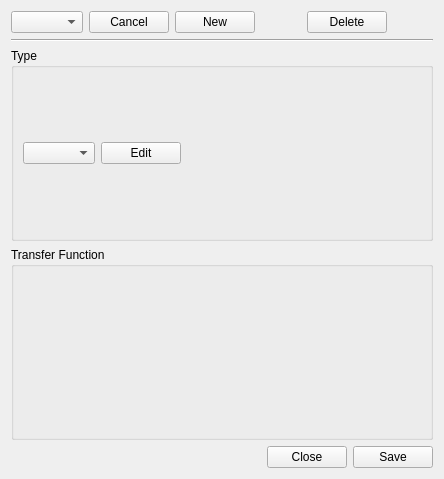
<?xml version="1.0" encoding="UTF-8"?>
<ui version="4.0">
 <class>HounsfieldEditor</class>
 <widget class="QWidget" name="HounsfieldEditor">
  <property name="geometry">
   <rect>
    <x>0</x>
    <y>0</y>
    <width>444</width>
    <height>479</height>
   </rect>
  </property>
  <property name="windowTitle">
   <string>Hounsfield Editor</string>
  </property>
  <layout class="QVBoxLayout" name="verticalLayout_3">
   <item>
    <layout class="QHBoxLayout" name="horizontalLayout">
     <item>
      <widget class="QComboBox" name="scalesCombo"/>
     </item>
     <item>
      <widget class="QPushButton" name="cancelButton">
       <property name="text">
        <string>Cancel</string>
       </property>
       <property name="icon">
        <iconset resource="resources.qrc">
         <normaloff>:/static/default/icon/22x22/process-stop.png</normaloff>:/static/default/icon/22x22/process-stop.png</iconset>
       </property>
      </widget>
     </item>
     <item>
      <widget class="QPushButton" name="newScaleButton">
       <property name="text">
        <string>New</string>
       </property>
       <property name="icon">
        <iconset resource="resources.qrc">
         <normaloff>:/static/default/icon/22x22/document-new.png</normaloff>:/static/default/icon/22x22/document-new.png</iconset>
       </property>
      </widget>
     </item>
     <item>
      <spacer name="horizontalSpacer_2">
       <property name="orientation">
        <enum>Qt::Horizontal</enum>
       </property>
       <property name="sizeHint" stdset="0">
        <size>
         <width>40</width>
         <height>20</height>
        </size>
       </property>
      </spacer>
     </item>
     <item>
      <widget class="QPushButton" name="deleteScaleButton">
       <property name="text">
        <string>Delete</string>
       </property>
       <property name="icon">
        <iconset resource="resources.qrc">
         <normaloff>:/static/default/icon/22x22/edit-delete.png</normaloff>:/static/default/icon/22x22/edit-delete.png</iconset>
       </property>
      </widget>
     </item>
     <item>
      <spacer name="horizontalSpacer_6">
       <property name="orientation">
        <enum>Qt::Horizontal</enum>
       </property>
       <property name="sizeHint" stdset="0">
        <size>
         <width>40</width>
         <height>20</height>
        </size>
       </property>
      </spacer>
     </item>
    </layout>
   </item>
   <item>
    <widget class="Line" name="line">
     <property name="orientation">
      <enum>Qt::Horizontal</enum>
     </property>
    </widget>
   </item>
   <item>
    <widget class="QGroupBox" name="groupBox_3">
     <property name="maximumSize">
      <size>
       <width>16777215</width>
       <height>16777215</height>
      </size>
     </property>
     <property name="title">
      <string>Type</string>
     </property>
     <layout class="QGridLayout" name="gridLayout">
      <item row="0" column="0">
       <layout class="QHBoxLayout" name="horizontalLayout_2">
        <item>
         <widget class="QComboBox" name="typeCombo"/>
        </item>
        <item>
         <widget class="QPushButton" name="editButton">
          <property name="text">
           <string>Edit</string>
          </property>
          <property name="icon">
           <iconset resource="resources.qrc">
            <normaloff>:/static/default/icon/22x22/document-export.png</normaloff>:/static/default/icon/22x22/document-export.png</iconset>
          </property>
         </widget>
        </item>
        <item>
         <spacer name="horizontalSpacer">
          <property name="orientation">
           <enum>Qt::Horizontal</enum>
          </property>
          <property name="sizeHint" stdset="0">
           <size>
            <width>40</width>
            <height>20</height>
           </size>
          </property>
         </spacer>
        </item>
       </layout>
      </item>
     </layout>
    </widget>
   </item>
   <item>
    <widget class="QGroupBox" name="groupBox_2">
     <property name="title">
      <string>Transfer Function</string>
     </property>
     <layout class="QVBoxLayout" name="verticalLayout">
      <item>
       <layout class="QVBoxLayout" name="verticalLayout_4"/>
      </item>
     </layout>
    </widget>
   </item>
   <item>
    <layout class="QHBoxLayout" name="horizontalLayout_3">
     <item>
      <spacer name="horizontalSpacer_3">
       <property name="orientation">
        <enum>Qt::Horizontal</enum>
       </property>
       <property name="sizeHint" stdset="0">
        <size>
         <width>40</width>
         <height>20</height>
        </size>
       </property>
      </spacer>
     </item>
     <item>
      <widget class="QPushButton" name="okButton">
       <property name="text">
        <string>Close</string>
       </property>
       <property name="icon">
        <iconset resource="resources.qrc">
         <normaloff>:/static/default/icon/22x22/application-exit.png</normaloff>:/static/default/icon/22x22/application-exit.png</iconset>
       </property>
      </widget>
     </item>
     <item>
      <widget class="QPushButton" name="saveButton">
       <property name="text">
        <string>Save</string>
       </property>
       <property name="icon">
        <iconset resource="resources.qrc">
         <normaloff>:/static/default/icon/22x22/dialog-ok-apply.png</normaloff>:/static/default/icon/22x22/dialog-ok-apply.png</iconset>
       </property>
      </widget>
     </item>
    </layout>
   </item>
  </layout>
 </widget>
 <resources>
  <include location="resources.qrc"/>
 </resources>
 <connections/>
</ui>
